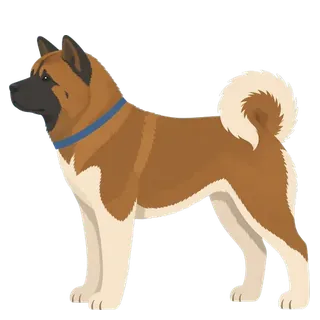
#> input picture img/akita_0.webp, 320 x 320 px, given in place of husky.webp, which was not available
$ python make_poses.py
#> lines starting #> are read from the running program, lines starting #| are printed output that depends on the picture; after the words box and inside, x2 and y2 are one past the last pixel; in counts of white or black regions, pixels touching at a corner belong together; pictures that were not available may be replaced by others from this repository, and a replacement may not be noted
# 把 poses_src 里的原图（纯色底）抠成透明、统一裁成 320x320 方图（脚底对齐），输出 img/<key>_<0|1|2>.webp
# 0=站姿 1=坐/趴 2=名场面动作
import numpy as np, os, glob
from PIL import Image
from collections import Counter
ROOT=os.path.dirname(os.path.dirname(os.path.abspath(__file__)))
S=os.path.join(ROOT,'poses_src'); O=os.path.join(ROOT,'img'); N=320
KEYS='husky shiba golden corgi border teddy frenchie samoyed pom lab akita gsd'.split()
def src(k,i):
    if i==0: return os.path.join(S,'orig',k+'.webp')
    for e in ('.png','.jpg'):
        p=os.path.join(S,k+'_'+'xbc'[i]+e)
        if os.path.exists(p): return p
    raise SystemExit('missing '+k+str(i))
def key(im):
    a=np.asarray(im.convert('RGBA')).astype(np.float32)
    if a[...,3].min()<250:   # 已透明（cp 里的原图）：只清掉残留的浅青蓝色斑点
        r,g,b=a[...,0],a[...,1],a[...,2]
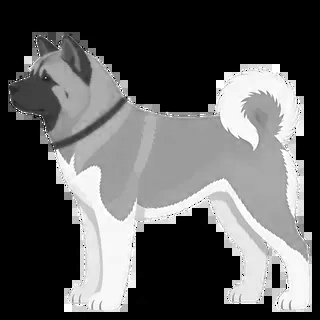
#> r: shape (320, 320) float32; min 0, max 255, mean 90.9
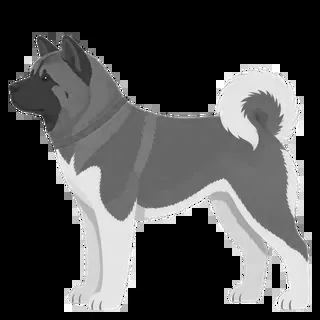
#> g: shape (320, 320) float32; min 0, max 255, mean 76.2
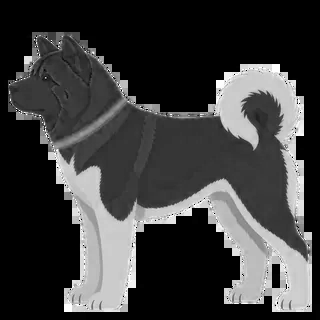
#> b: shape (320, 320) float32; min 0, max 255, mean 60.8
        bad=(b-r>35)&(g-r>25)&(b>190)&(a[...,3]>0)
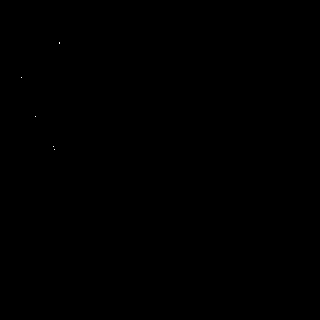
#> bad: shape (320, 320) bool; 0.01% white in thin lines or dots, all inside (x1, y1, x2, y2) = (21, 42, 60, 150)
        a[bad,3]=0
#> a: shape (320, 320, 4) float32; mean R, G, B, A 90.9, 76.2, 60.8, 103
        return Image.fromarray(a.astype(np.uint8),'RGBA')
    rgb=a[...,:3]
    edge=np.concatenate([rgb[:6].reshape(-1,3),rgb[-6:].reshape(-1,3),rgb[:,:6].reshape(-1,3),rgb[:,-6:].reshape(-1,3)])
    bg=np.median(edge,axis=0)
    d=np.sqrt(((rgb-bg)**2).sum(-1))
    al=np.clip((d-14)/(30-14),0,1)
    out=np.zeros_like(a);
    m=al>0.01
    c=(rgb-(1-al[...,None])*bg)/np.maximum(al[...,None],0.01)
    out[...,:3]=np.clip(c,0,255); out[...,3]=al*255
    out[~m,:3]=0
    # 去掉远离主体的零星杂点（保留 >40 像素的连通块即可，不做复杂处理）
    return Image.fromarray(out.astype(np.uint8),'RGBA')
def square(im):
    bb=im.getchannel('A').point(lambda v:255 if v>24 else 0).getbbox()
#> bb = (9, 35, 310, 310)
    im=im.crop(bb); w,h=im.size
#> after `im = im.crop(bb)`:
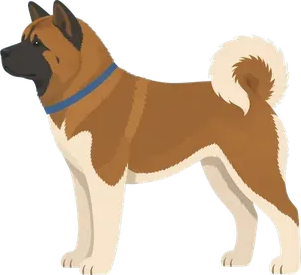
#> im: PIL image 301x275 RGBA; mean R, G, B, A 111.3, 93.2, 74.1, 127.5; transparent parts drawn white
#> after `w, h = im.size`: w = 301; h = 275
    s=min(N*0.94/w,N*0.94/h); im=im.resize((max(1,round(w*s)),max(1,round(h*s))),Image.LANCZOS)
#> after `s = min(N * 0.94 / w, N * 0.94 / h)`: s = 0.999
    c=Image.new('RGBA',(N,N),(0,0,0,0)); c.alpha_composite(im,((N-im.width)//2,N-im.height-round(N*0.03)))
#> after `c = Image.new('RGBA', (N, N), (0, 0, 0, 0))`: c: PIL image 320x320 RGBA; every value is 0
    return c
tot=0
for k in KEYS:
    for i in range(3):
        im=square(key(Image.open(src(k,i))))
#> (the program exits here)

$ run again, on img/border_1.webp
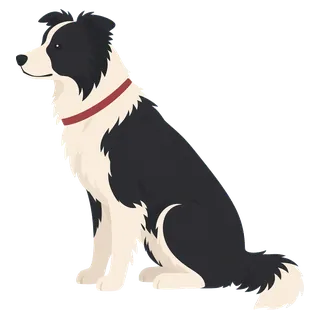
#> input picture img/border_1.webp, 320 x 320 px, given in place of husky.webp, which was not available
#> in key, `r,g,b=a[...,0],a[...,1],a[...,2]`:
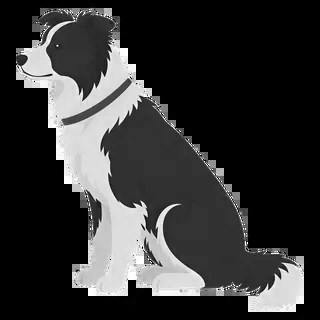
#> b: shape (320, 320) float32; min 0, max 255, mean 52.7
#> bad: shape (320, 320) bool; 0.01% white in thin lines or dots, all inside (x1, y1, x2, y2) = (70, 10, 299, 292)
#> bb = (16, 9, 304, 310)
#> in square, `im = im.crop(bb)`:
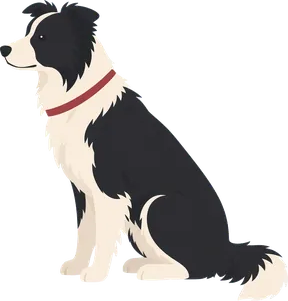
#> im: PIL image 288x301 RGBA; mean R, G, B, A 66.3, 63.7, 61.9, 103.2; transparent parts drawn white
#> c: PIL image 320x320 RGBA; every value is 0

$ run again, on img/border_2.webp
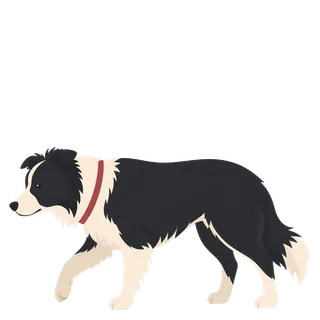
#> input picture img/border_2.webp, 320 x 320 px, given in place of husky.webp, which was not available
#> in key, `r,g,b=a[...,0],a[...,1],a[...,2]`:
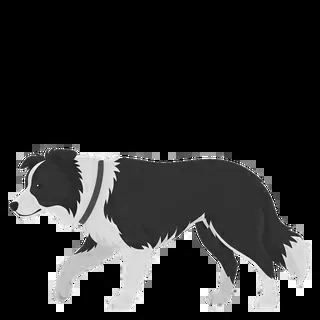
#> b: shape (320, 320) float32; min 0, max 255, mean 40.7
#> bad: shape (320, 320) bool; 0% white in thin lines or dots, all inside (x1, y1, x2, y2) = (25, 156, 287, 273)
#> bb = (9, 147, 310, 310)
#> in square, `im = im.crop(bb)`:
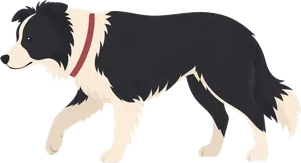
#> im: PIL image 301x163 RGBA; mean R, G, B, A 88.5, 85.1, 83.2, 135.6; transparent parts drawn white
#> c: PIL image 320x320 RGBA; every value is 0

$ run again, on img/corgi_0.webp
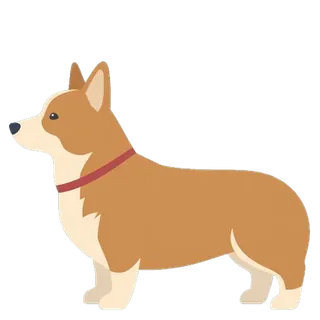
#> input picture img/corgi_0.webp, 320 x 320 px, given in place of husky.webp, which was not available
#> in key, `r,g,b=a[...,0],a[...,1],a[...,2]`:
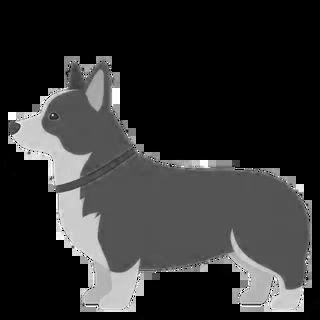
#> b: shape (320, 320) float32; min 0, max 255, mean 48.8
#> bad: shape (320, 320) bool; 0% white in thin lines or dots, all inside (x1, y1, x2, y2) = (308, 256, 309, 257)
#> bb = (9, 61, 310, 310)
#> in square, `im = im.crop(bb)`:
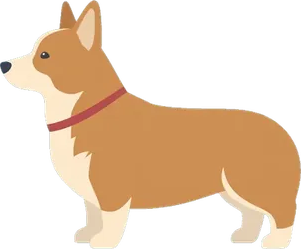
#> im: PIL image 301x249 RGBA; mean R, G, B, A 113.3, 89.5, 65.4, 117.3; transparent parts drawn white
#> c: PIL image 320x320 RGBA; every value is 0
